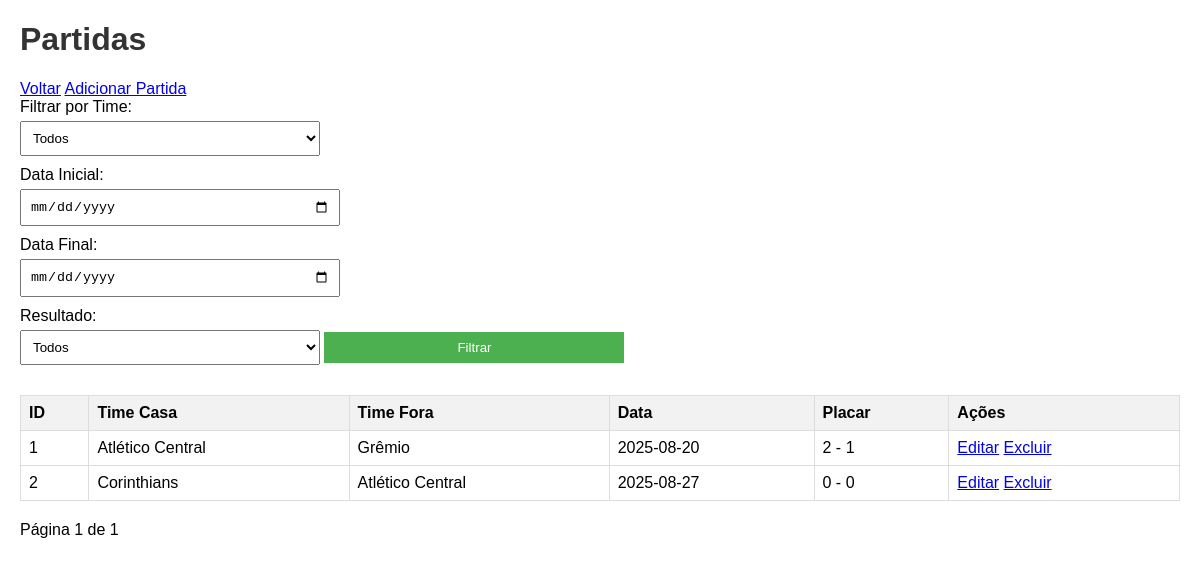
The page /partidas/index.php on the database its author committed.
### tables this page shows
CREATE TABLE partidas (
    id INT AUTO_INCREMENT PRIMARY KEY,
    time_casa_id INT NOT NULL,
    time_fora_id INT NOT NULL,
    data_jogo DATE NOT NULL,
    gols_casa INT DEFAULT 0,
    gols_fora INT DEFAULT 0,
    FOREIGN KEY (time_casa_id) REFERENCES times(id),
    FOREIGN KEY (time_fora_id) REFERENCES times(id)
);

CREATE TABLE times (
    id INT AUTO_INCREMENT PRIMARY KEY,
    nome VARCHAR(100) NOT NULL,
    cidade VARCHAR(100) NOT NULL
);

### partidas/index.php (the view, shortened to what this page needs)
<?php
include '../includes/db.php';
$page = isset($_GET['page']) ? (int)$_GET['page'] : 1;
$limit = 10;
$offset = ($page - 1) * $limit;
$filter_data_inicial = isset($_GET['data_inicial']) ? $_GET['data_inicial'] : '';
$filter_data_final = isset($_GET['data_final']) ? $_GET['data_final'] : '';
$where = "1=1";
$query = "SELECT partidas.*, t1.nome as time_casa, t2.nome as time_fora FROM partidas LEFT JOIN times t1 ON partidas.time_casa_id = t1.id LEFT JOIN times t2 ON partidas.time_fora_id = t2.id WHERE $where LIMIT $limit OFFSET $offset";
$result = $conn->query($query);
$total_query = "SELECT COUNT(*) as total FROM partidas WHERE $where";
$total_result = $conn->query($total_query);
$total_row = $total_result->fetch_assoc();
$total = $total_row['total'];
$total_pages = ceil($total / $limit);
?>
<!DOCTYPE html>
<html lang="pt-br">
<head>
    <link rel="stylesheet" href="../style.css">
</head>
<body>
    <h1>Partidas</h1>
    <a href="../index.php">Voltar</a>
    <a href="create.php">Adicionar Partida</a>
    <form method="GET">
        <label for="time_id">Filtrar por Time:</label>
        <select name="time_id">
            <option value="">Todos</option>
        </select>
        <label for="data_inicial">Data Inicial:</label>
        <input type="date" name="data_inicial" value="<?php echo htmlspecialchars($filter_data_inicial); ?>">
        <label for="data_final">Data Final:</label>
        <input type="date" name="data_final" value="<?php echo htmlspecialchars($filter_data_final); ?>">
        <label for="resultado">Resultado:</label>
        <select name="resultado">
            <option value="">Todos</option>
        </select>
        <button type="submit">Filtrar</button>
    </form>
    <table>
        <tr>
            <th>ID</th>
            <th>Time Casa</th>
            <th>Time Fora</th>
            <th>Data</th>
            <th>Placar</th>
            <th>Ações</th>
        </tr>
        <?php while ($row = $result->fetch_assoc()): ?>
        <tr>
            <td><?php echo $row['id']; ?></td>
            <td><?php echo htmlspecialchars($row['time_casa']); ?></td>
            <td><?php echo htmlspecialchars($row['time_fora']); ?></td>
            <td><?php echo $row['data_jogo']; ?></td>
            <td><?php echo $row['gols_casa']; ?> - <?php echo $row['gols_fora']; ?></td>
            <td>
                <a href="edit.php?id=<?php echo $row['id']; ?>">Editar</a>
                <a href="delete.php?id=<?php echo $row['id']; ?>" onclick="return confirm('Tem certeza?')">Excluir</a>
            </td>
        </tr>
        <?php endwhile; ?>
    </table>
    <div>
        Página <?php echo $page; ?> de <?php echo $total_pages; ?>
    </div>
</body>
</html>

### style.css (style rules this page uses)
body { font-family: Arial, sans-serif; margin: 20px; }
h1, h2 { color: #333; }
table { width: 100%; border-collapse: collapse; margin-bottom: 20px; }
th, td { border: 1px solid #ddd; padding: 8px; text-align: left; }
th { background-color: #f2f2f2; }
form { margin-bottom: 20px; }
label { display: block; margin-bottom: 5px; }
input, select, button { padding: 8px; margin-bottom: 10px; width: 100%; max-width: 300px; }
button { background-color: #4CAF50; color: white; border: none; cursor: pointer; }

### rows shown on the page
partidas: id "1", time_casa.nome "Atlético Central", time_fora.nome "Grêmio", data_jogo "2025-08-20", gols_casa "2", gols_fora "1"
partidas: id "2", time_casa.nome "Corinthians", time_fora.nome "Atlético Central", data_jogo "2025-08-27", gols_casa "0", gols_fora "0"

### other values the page prints
$page "1"
$total_pages "1"
